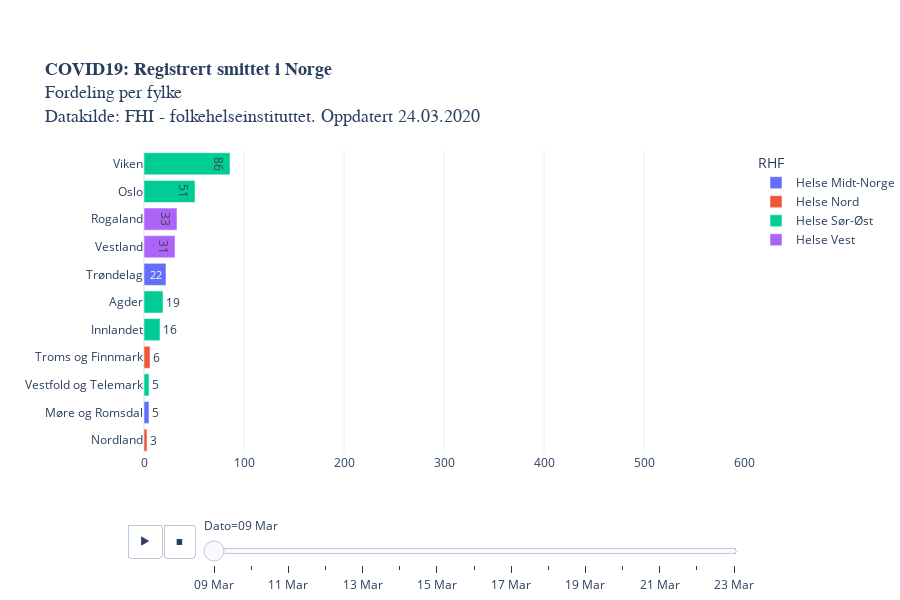

Here is the notebook cell this chart was saved with:
### Code cell
legend = [i for i in vekst["RHF"].unique()]
legend.sort()

fig = px.bar(melted, 
             x='Registrerte smittede', y='Fylke', animation_frame="variable",
             animation_group="Fylke",
             orientation='h',
             category_orders={"RHF": legend},
             labels = {"Veksttakt": "daglig vekst (%)", "variable": "Dato"},
             color='RHF',
             text="Registrerte smittede",
             height=600,
             title = "<b>COVID19: Registrert smittet i Norge</b><br>Fordeling per fylke<br>Datakilde: FHI - folkehelseinstituttet. Oppdatert " +datetime.today().strftime('%d.%m.%Y'),
             template = "plotly_white",
             range_x=[0,600]
                 ).update_yaxes(categoryorder="total ascending")

fig.layout.coloraxis.showscale = False

fig.update_layout(
    yaxis=dict(
        separatethousands=True,
        categoryorder = 'total ascending',
        title_text="",
        fixedrange=True,
    ), xaxis=dict(fixedrange=True,
                 title_text=""),
    title_font=dict(family="Helvetica", size=18),
        margin=dict(b=150)) #bottom margin

fig.update_layout(autosize=True,
    margin=dict(l=100, r=100, t=150, b=0),
    paper_bgcolor='rgba(0, 0, 0, 0)'
    #plot_bgcolor='rgb(248, 248, 255)'    
                 )

#plotly.offline.plot(fig, filename='COVID19_fylkesutvikling_animation.html')
py.plot(fig, filename='COVID19_fylkesutvikling_animation.html')
fig.show()

### Figure 1 — Plotly figure (JSON) as saved in the notebook; plotly's stock layout.template omitted (floating-point values rounded to 4 significant figures)
{"data": [{"alignmentgroup": "True", "hoverlabel": {"namelength": 0}, "hovertemplate": "RHF=Helse Midt-Norge<br>Dato=09 Mar<br>Registrerte smittede=%{text}<br>Fylke=%{y}", "ids": ["Møre og Romsdal", "Trøndelag"], "legendgroup": "Helse Midt-Norge", "marker": {"color": "#636efa"}, "name": "Helse Midt-Norge", "offsetgroup": "Helse Midt-Norge", "orientation": "h", "showlegend": true, "text": [5, 22], "textposition": "auto", "type": "bar", "x": [5, 22], "xaxis": "x", "y": ["Møre og Romsdal", "Trøndelag"], "yaxis": "y"}, {"alignmentgroup": "True", "hoverlabel": {"namelength": 0}, "hovertemplate": "RHF=Helse Nord<br>Dato=09 Mar<br>Registrerte smittede=%{text}<br>Fylke=%{y}", "ids": ["Nordland", "Troms og Finnmark"], "legendgroup": "Helse Nord", "marker": {"color": "#EF553B"}, "name": "Helse Nord", "offsetgroup": "Helse Nord", "orientation": "h", "showlegend": true, "text": [3, 6], "textposition": "auto", "type": "bar", "x": [3, 6], "xaxis": "x", "y": ["Nordland", "Troms og Finnmark"], "yaxis": "y"}, {"alignmentgroup": "True", "hoverlabel": {"namelength": 0}, "hovertemplate": "RHF=Helse Sør-Øst<br>Dato=09 Mar<br>Registrerte smittede=%{text}<br>Fylke=%{y}", "ids": ["Agder", "Vestfold og Telemark", "Oslo", "Innlandet", "Viken"], "legendgroup": "Helse Sør-Øst", "marker": {"color": "#00cc96"}, "name": "Helse Sør-Øst", "offsetgroup": "Helse Sør-Øst", "orientation": "h", "showlegend": true, "text": [19, 5, 51, 16, 86], "textposition": "auto", "type": "bar", "x": [19, 5, 51, 16, 86], "xaxis": "x", "y": ["Agder", "Vestfold og Telemark", "Oslo", "Innlandet", "Viken"], "yaxis": "y"}, {"alignmentgroup": "True", "hoverlabel": {"namelength": 0}, "hovertemplate": "RHF=Helse Vest<br>Dato=09 Mar<br>Registrerte smittede=%{text}<br>Fylke=%{y}", "ids": ["Vestland", "Rogaland"], "legendgroup": "Helse Vest", "marker": {"color": "#ab63fa"}, "name": "Helse Vest", "offsetgroup": "Helse Vest", "orientation": "h", "showlegend": true, "text": [31, 33], "textposition": "auto", "type": "bar", "x": [31, 33], "xaxis": "x", "y": ["Vestland", "Rogaland"], "yaxis": "y"}], "layout": {"autosize": true, "barmode": "relative", "coloraxis": {"showscale": false}, "height": 600, "legend": {"title": {"text": "RHF"}, "tracegroupgap": 0}, "margin": {"b": 0, "l": 100, "r": 100, "t": 150}, "paper_bgcolor": "rgba(0, 0, 0, 0)", "sliders": [{"active": 0, "currentvalue": {"prefix": "Dato="}, "len": 0.9, "pad": {"b": 10, "t": 60}, "steps": [{"args": [["09 Mar"], {"frame": {"duration": 0, "redraw": true}, "fromcurrent": true, "mode": "immediate", "transition": {"duration": 0, "easing": "linear"}}], "label": "09 Mar", "method": "animate"}, {"args": [["10 Mar"], {"frame": {"duration": 0, "redraw": true}, "fromcurrent": true, "mode": "immediate", "transition": {"duration": 0, "easing": "linear"}}], "label": "10 Mar", "method": "animate"}, {"args": [["11 Mar"], {"frame": {"duration": 0, "redraw": true}, "fromcurrent": true, "mode": "immediate", "transition": {"duration": 0, "easing": "linear"}}], "label": "11 Mar", "method": "animate"}, {"args": [["12 Mar"], {"frame": {"duration": 0, "redraw": true}, "fromcurrent": true, "mode": "immediate", "transition": {"duration": 0, "easing": "linear"}}], "label": "12 Mar", "method": "animate"}, {"args": [["13 Mar"], {"frame": {"duration": 0, "redraw": true}, "fromcurrent": true, "mode": "immediate", "transition": {"duration": 0, "easing": "linear"}}], "label": "13 Mar", "method": "animate"}, {"args": [["14 Mar"], {"frame": {"duration": 0, "redraw": true}, "fromcurrent": true, "mode": "immediate", "transition": {"duration": 0, "easing": "linear"}}], "label": "14 Mar", "method": "animate"}, {"args": [["15 Mar"], {"frame": {"duration": 0, "redraw": true}, "fromcurrent": true, "mode": "immediate", "transition": {"duration": 0, "easing": "linear"}}], "label": "15 Mar", "method": "animate"}, {"args": [["16 Mar"], {"frame": {"duration": 0, "redraw": true}, "fromcurrent": true, "mode": "immediate", "transition": {"duration": 0, "easing": "linear"}}], "label": "16 Mar", "method": "animate"}, {"args": [["17 Mar"], {"frame": {"duration": 0, "redraw": true}, "fromcurrent": true, "mode": "immediate", "transition": {"duration": 0, "easing": "linear"}}], "label": "17 Mar", "method": "animate"}, {"args": [["18 Mar"], {"frame": {"duration": 0, "redraw": true}, "fromcurrent": true, "mode": "immediate", "transition": {"duration": 0, "easing": "linear"}}], "label": "18 Mar", "method": "animate"}, {"args": [["19 Mar"], {"frame": {"duration": 0, "redraw": true}, "fromcurrent": true, "mode": "immediate", "transition": {"duration": 0, "easing": "linear"}}], "label": "19 Mar", "method": "animate"}, {"args": [["20 Mar"], {"frame": {"duration": 0, "redraw": true}, "fromcurrent": true, "mode": "immediate", "transition": {"duration": 0, "easing": "linear"}}], "label": "20 Mar", "method": "animate"}, {"args": [["21 Mar"], {"frame": {"duration": 0, "redraw": true}, "fromcurrent": true, "mode": "immediate", "transition": {"duration": 0, "easing": "linear"}}], "label": "21 Mar", "method": "animate"}, {"args": [["22 Mar"], {"frame": {"duration": 0, "redraw": true}, "fromcurrent": true, "mode": "immediate", "transition": {"duration": 0, "easing": "linear"}}], "label": "22 Mar", "method": "animate"}, {"args": [["23 Mar"], {"frame": {"duration": 0, "redraw": true}, "fromcurrent": true, "mode": "immediate", "transition": {"duration": 0, "easing": "linear"}}], "label": "23 Mar", "method": "animate"}], "x": 0.1, "xanchor": "left", "y": 0, "yanchor": "top"}], "title": {"font": {"family": "Helvetica", "size": 18}, "text": "<b>COVID19: Registrert smittet i Norge</b><br>Fordeling per fylke<br>Datakilde: FHI - folkehelseinstituttet. Oppdatert 24.03.2020"}, "updatemenus": [{"buttons": [{"args": [null, {"frame": {"duration": 500, "redraw": true}, "fromcurrent": true, "mode": "immediate", "transition": {"duration": 500, "easing": "linear"}}], "label": "&#9654;", "method": "animate"}, {"args": [[null], {"frame": {"duration": 0, "redraw": true}, "fromcurrent": true, "mode": "immediate", "transition": {"duration": 0, "easing": "linear"}}], "label": "&#9724;", "method": "animate"}], "direction": "left", "pad": {"r": 10, "t": 70}, "showactive": false, "type": "buttons", "x": 0.1, "xanchor": "right", "y": 0, "yanchor": "top"}], "xaxis": {"anchor": "y", "domain": [0, 1], "fixedrange": true, "range": [0, 600], "title": {"text": ""}}, "yaxis": {"anchor": "x", "categoryorder": "total ascending", "domain": [0, 1], "fixedrange": true, "separatethousands": true, "title": {"text": ""}}}}
